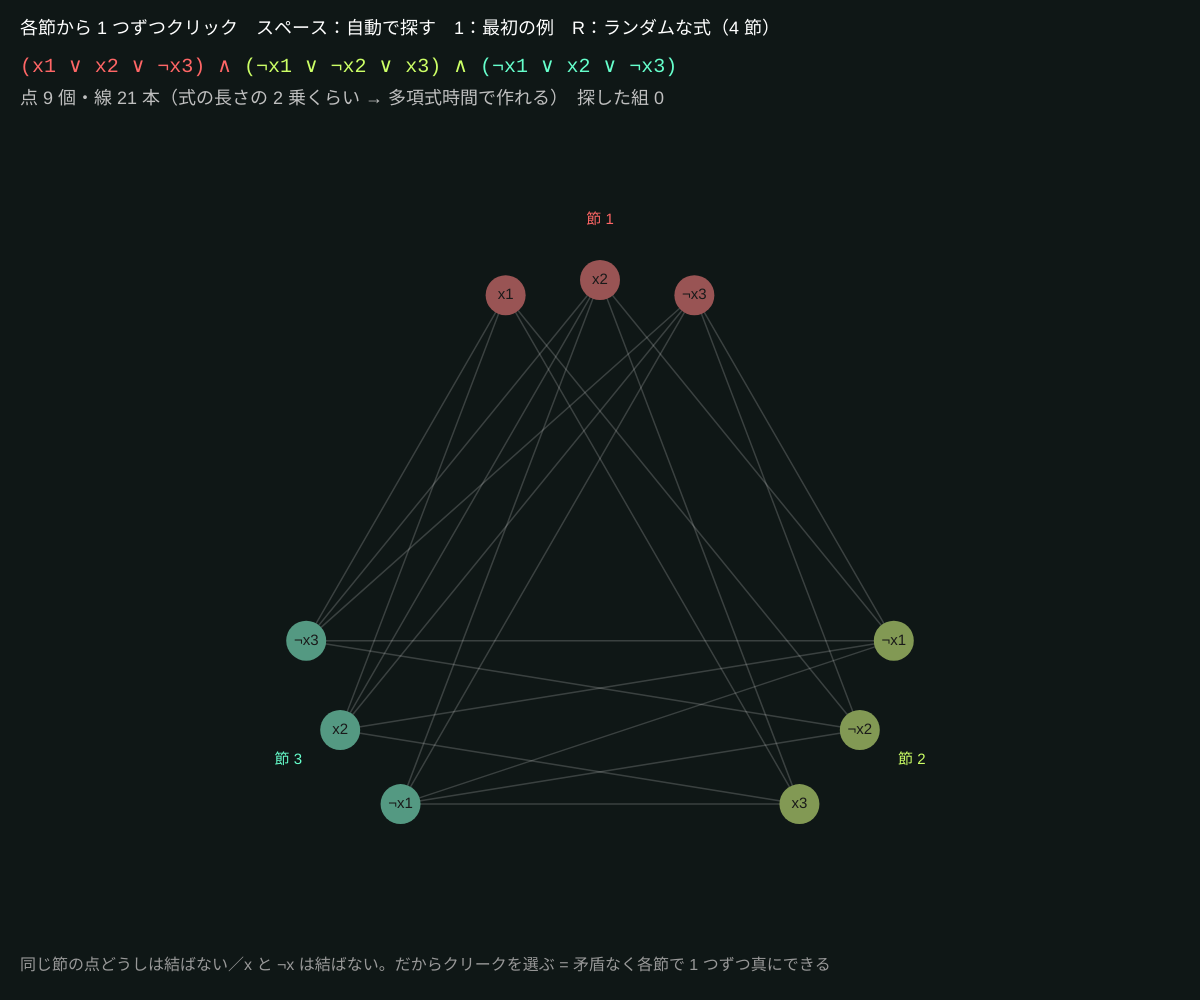
Frame 1 (no input)
Frame 60 (no input): identical to frame 1, image omitted
Frame 120 (the mouse pressed at the canvas centre since frame 60): identical to frame 1, image omitted

The p5.js sketch that drew this single still picture (run headless with seeded random() and noise() and a simulated clock; from frame 60 on, the mouse is pressed at the canvas centre):

// p5.js sketch
// ── sketch.js
// ============================================
// 05 3-CNF-SAT → クリーク（還元）
// 節が k 個の論理式を「グラフ」に変身させる。各節の 3 つの文字を点にし、
// 「ちがう節」かつ「x と ¬x のように矛盾しない」文字どうしを線で結ぶ
// → 式が充足可能 ⇔ このグラフに大きさ k のクリーク（全員が互いにつながった集まり）がある
// 点をクリックして各節から 1 つずつ選ぶ / スペース：クリークを自動で探す / 1：最初の例 R：ランダムな式
// ============================================

let FIRST = [[1, 2, -3], [-1, -2, 3], [-1, 2, -3]]; // 最初の例（3 節）
let clauses = [];
let verts = [];   // { c: 節番号, lit: ±変数番号, x, y }
let edges = [];
let chosen = [];  // 節ごとに選んだ点の番号
let gen = null, running = false, found = null, tries = 0;

function setup() {
  createCanvas(windowWidth, windowHeight);
  colorMode(HSB, 360, 100, 100, 100);
  setFormula(FIRST);
}

function setFormula(cls) {
  clauses = cls;
  verts = []; edges = [];
  let k = clauses.length, cx = width / 2, cy = height * 0.58, R = min(width, height) * 0.3;
  clauses.forEach((cl, c) => {
    let a = TWO_PI * c / k - HALF_PI;
    cl.forEach((lit, j) => {
      let b = a + (j - 1) * 0.32;
      verts.push({ c, lit, x: cx + cos(b) * R, y: cy + sin(b) * R });
    });
  });
  for (let i = 0; i < verts.length; i++)
    for (let j = i + 1; j < verts.length; j++)
      if (verts[i].c !== verts[j].c && verts[i].lit !== -verts[j].lit) edges.push([i, j]);
  chosen = new Array(k).fill(-1);
  gen = null; running = false; found = null; tries = 0;
}
function randomFormula() {
  let cls = [];
  for (let c = 0; c < 4; c++) cls.push(shuffle([1, 2, 3, 4]).slice(0, 3).sort().map((v) => (random() < 0.5 ? v : -v)));
  setFormula(cls);
}
function ok(i, j) { return verts[i].c !== verts[j].c && verts[i].lit !== -verts[j].lit; }

// 節 0 から順に 1 つずつ選び、それまでの全員とつながっているかを確かめる
function* search(depth) {
  if (depth === clauses.length) return true;
  for (let j = 0; j < 3; j++) {
    let v = depth * 3 + j;
    chosen[depth] = v; tries++;
    for (let d = depth + 1; d < clauses.length; d++) chosen[d] = -1;
    yield;
    let good = true;
    for (let d = 0; d < depth; d++) if (!ok(chosen[d], v)) good = false;
    if (good && (yield* search(depth + 1))) return true;
  }
  chosen[depth] = -1;
  return false;
}

function isClique() {
  if (chosen.includes(-1)) return false;
  for (let a = 0; a < chosen.length; a++) for (let b = a + 1; b < chosen.length; b++) if (!ok(chosen[a], chosen[b])) return false;
  return true;
}
function litName(l) { return (l > 0 ? 'x' : '¬x') + abs(l); }

function draw() {
  background(170, 35, 9);
  if (running && gen && frameCount % 10 === 0) {
    let r = gen.next();
    if (r.done) { running = false; gen = null; found = r.value; }
  }
  let clique = isClique();

  // 線
  for (let [a, b] of edges) {
    let both = chosen.includes(a) && chosen.includes(b);
    stroke(both ? color(50, 90, 100) : color(0, 0, 100, 18)); strokeWeight(both ? 4 : 1.5);
    line(verts[a].x, verts[a].y, verts[b].x, verts[b].y);
  }
  // 選んだのにつながっていない組を赤い破線で
  for (let a = 0; a < chosen.length; a++) for (let b = a + 1; b < chosen.length; b++) {
    let i = chosen[a], j = chosen[b];
    if (i >= 0 && j >= 0 && !ok(i, j)) {
      stroke(0, 90, 100); strokeWeight(3); drawingContext.setLineDash([8, 8]);
      line(verts[i].x, verts[i].y, verts[j].x, verts[j].y); drawingContext.setLineDash([]);
    }
  }
  // 点
  verts.forEach((v, i) => {
    let on = chosen.includes(i);
    noStroke(); fill((v.c * 80) % 360, on ? 80 : 45, on ? 100 : 60);
    circle(v.x, v.y, on ? 50 : 40);
    fill(0, 0, 10); textAlign(CENTER, CENTER); textSize(15);
    text(litName(v.lit), v.x, v.y);
  });
  // 節のラベル
  let cx = width / 2, cy = height * 0.58, R = min(width, height) * 0.3 + 60;
  clauses.forEach((cl, c) => {
    let a = TWO_PI * c / clauses.length - HALF_PI;
    fill((c * 80) % 360, 60, 100); textSize(15);
    text('節 ' + (c + 1), cx + cos(a) * R, cy + sin(a) * R);
  });

  // 式と結果
  textAlign(LEFT, BASELINE); fill(0, 0, 100); textSize(18);
  text('各節から 1 つずつクリック　スペース：自動で探す　1：最初の例　R：ランダムな式（4 節）', 20, 34);
  textSize(20); textFont('monospace');
  let x = 20;
  clauses.forEach((cl, c) => {
    let s = '(' + cl.map(litName).join(' ∨ ') + ')' + (c < clauses.length - 1 ? ' ∧ ' : '');
    fill((c * 80) % 360, 60, 100); text(s, x, 72); x += textWidth(s);
  });
  textFont('sans-serif'); textSize(18);
  fill(0, 0, 75);
  text('点 ' + verts.length + ' 個・線 ' + edges.length + ' 本（式の長さの 2 乗くらい → 多項式時間で作れる）　探した組 ' + tries, 20, 104);
  if (clique) {
    let asg = {};
    chosen.forEach((i) => (asg[abs(verts[i].lit)] = verts[i].lit > 0));
    let s = Object.keys(asg).sort().map((v) => 'x' + v + '=' + (asg[v] ? '真' : '偽')).join('  ');
    fill(120, 80, 100); textSize(22);
    text('大きさ ' + clauses.length + ' のクリーク！ → 選んだ文字を真にすれば全部の節が真：' + s, 20, height - 30);
  } else if (found === false) {
    fill(0, 80, 100); textSize(22); text('クリークなし → 式は充足不能', 20, height - 30);
  } else {
    fill(0, 0, 60); textSize(16);
    text('同じ節の点どうしは結ばない／x と ¬x は結ばない。だからクリークを選ぶ = 矛盾なく各節で 1 つずつ真にできる', 20, height - 30);
  }
}

function mousePressed() {
  verts.forEach((v, i) => {
    if (dist(mouseX, mouseY, v.x, v.y) < 24) {
      running = false; gen = null; found = null;
      chosen[v.c] = chosen[v.c] === i ? -1 : i;
    }
  });
}
function keyPressed() {
  if (key === ' ') { if (!gen) { chosen.fill(-1); tries = 0; found = null; gen = search(0); } running = !running; }
  if (key === '1') setFormula(FIRST);
  if (key === 'r' || key === 'R') randomFormula();
}
function windowResized() { resizeCanvas(windowWidth, windowHeight); setFormula(clauses); }

// ---------- やってみよう ----------
// 1. 手でクリークを見つけ、下に出る割り当てで式が本当に真になるか確かめよう
// 2. 逆向き：式を真にする割り当てを先に考え、各節で真の文字を選ぶとクリークになる？
// 3. 節の数を 5 にすると点と線はいくつ？（clauses を自分で書きかえる）
